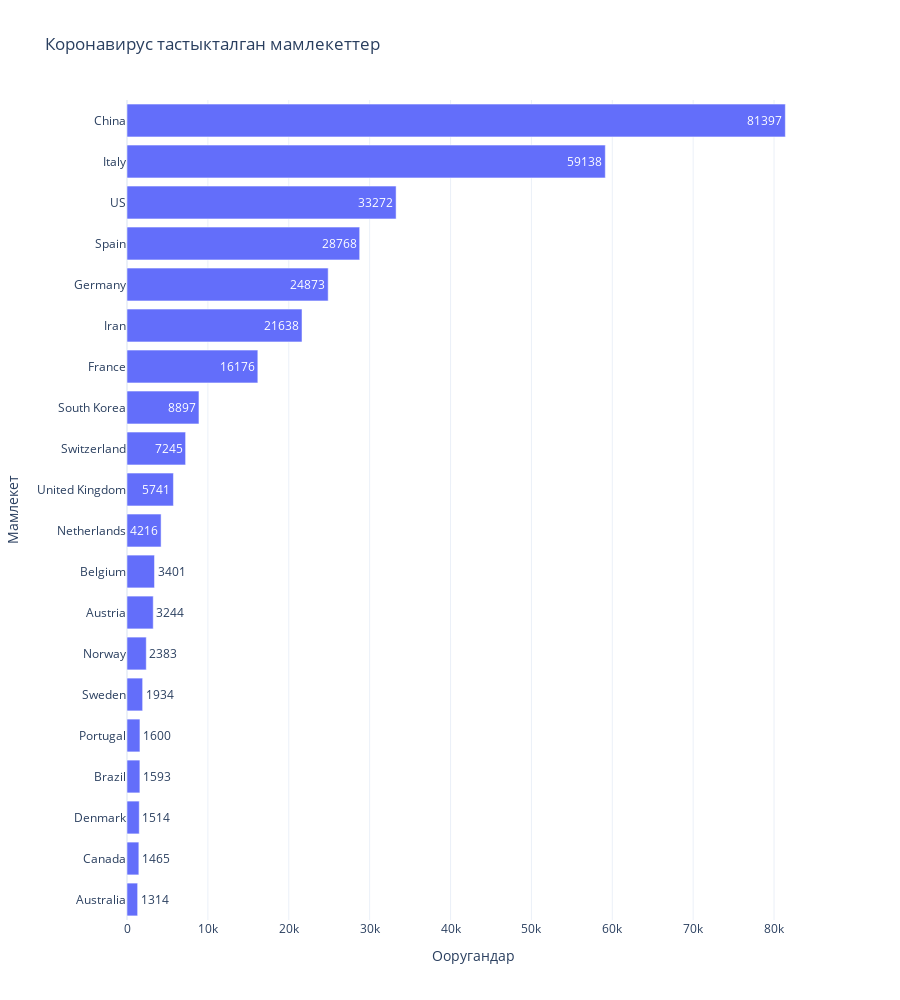

Source (notebook cell):
### Code cell
fig = px.bar(latest_grouped.sort_values('Ооругандар', ascending=False)[:20][::-1], 
             x='Ооругандар', y='Мамлекет',
             title='Коронавирус тастыкталган мамлекеттер', text='Ооругандар', height=1000, orientation='h')
fig.show()

### Figure 1 — Plotly figure (JSON) as saved in the notebook; plotly's stock layout.template omitted (floating-point values rounded to 4 significant figures)
{"data": [{"alignmentgroup": "True", "hoverlabel": {"namelength": 0}, "hovertemplate": "Ооругандар=%{text}<br>Мамлекет=%{y}", "legendgroup": "", "marker": {"color": "#636efa"}, "name": "", "offsetgroup": "", "orientation": "h", "showlegend": false, "text": [1314, 1465, 1514, 1593, 1600, 1934, 2383, 3244, 3401, 4216, 5741, 7245, 8897, 16176, 21638, 24873, 28768, 33272, 59138, 81397], "textposition": "auto", "type": "bar", "x": [1314, 1465, 1514, 1593, 1600, 1934, 2383, 3244, 3401, 4216, 5741, 7245, 8897, 16176, 21638, 24873, 28768, 33272, 59138, 81397], "xaxis": "x", "y": ["Australia", "Canada", "Denmark", "Brazil", "Portugal", "Sweden", "Norway", "Austria", "Belgium", "Netherlands", "United Kingdom", "Switzerland", "South Korea", "France", "Iran", "Germany", "Spain", "US", "Italy", "China"], "yaxis": "y"}], "layout": {"barmode": "relative", "height": 1000, "legend": {"tracegroupgap": 0}, "title": {"text": "Коронавирус тастыкталган мамлекеттер"}, "xaxis": {"anchor": "y", "domain": [0, 1], "title": {"text": "Ооругандар"}}, "yaxis": {"anchor": "x", "domain": [0, 1], "title": {"text": "Мамлекет"}}}}
